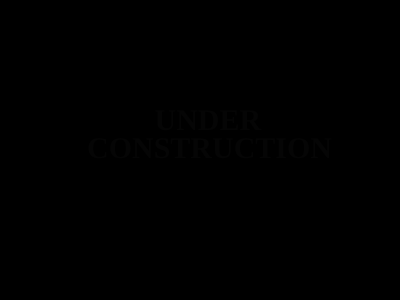
Frame 1 (no input)
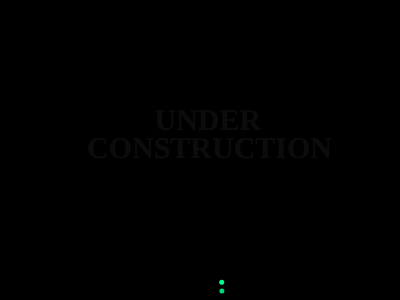
Frame 60 (no input)
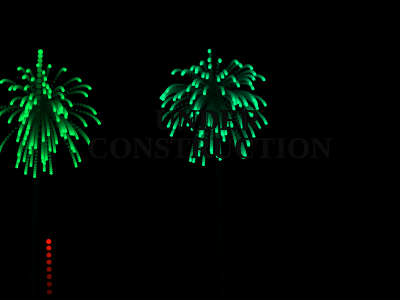
Frame 120 (the mouse pressed at the canvas centre since frame 60)

The p5.js sketch that drew these frames (run headless with seeded random() and noise() and a simulated clock; from frame 60 on, the mouse is pressed at the canvas centre):

// p5.js sketch
// ── sketch.js
var gravity;
var fireworks = [];

function setup() {
  createCanvas(400, 300);

  //c.parent('canvas');

  colorMode(HSB);
  gravity = createVector(0, 0.2);
  stroke(255);
  strokeWeight(4);
  background(0);
}

function draw() {
  colorMode(RGB);
  background(0, 0, 0, 40); //25
  //background(0);
  if (random(1) < 0.05 && fireworks.length < 8) {
    fireworks.push(new Rocket());
  }
  for (var i = fireworks.length - 1; i >= 0; i--) {
    fireworks[i].update();
    fireworks[i].draw();
    if (fireworks[i].done()) {
      fireworks.splice(i, 1);
    }
  }
  noStroke();
  fill(5, 5, 5);
  textSize(30);
  textFont('Consolas');
  textStyle(BOLD);
  text("   UNDER", 132, 130);
  text("CONSTRUCTION", 87, 158);

}

// ── particle.js
function Particle(x, y, hue, firework) {
  this.pos = createVector(x, y);
  this.firework = firework;
  this.lifespan = 255;
  this.hue = hue;

  if (this.firework) {
    this.vel = createVector(random(-0.4,0.4), random(-11, -8));
  } else {
    this.vel = p5.Vector.random2D();
    this.vel.mult(random(3, 11));
  }
  this.acc = createVector(0, 0);

  this.applyForce = function(force) {
    this.acc.add(force);
  }

  this.update = function() {
    if (!this.firework) {
      this.vel.mult(0.85);
      this.lifespan -= 2;
    }
    this.vel.add(this.acc);
    this.pos.add(this.vel);
    this.acc.mult(0);


  }

  this.done = function() {
    if (this.lifespan < -20) {
      return true;
    } else {
      return false;
    }
  }

  this.draw = function() {
    colorMode(HSB);
    if (!this.firework) {
      // strokeWeight(6);
      // stroke(this.hue, 15, 70, 0.1);
      // point(this.pos.x, this.pos.y);
      strokeWeight(3);
      stroke(this.hue, 255, 255, this.lifespan);
    } else {
      strokeWeight(5);
      stroke(this.hue, 255, 255);
    }
    point(this.pos.x, this.pos.y);
  }

}

// ── rocket.js
function Rocket() {

  this.hue = random(255);
  this.firework = new Particle(random(width-44)+22, height, this.hue, true);
  this.exploded = false;
  this.particles = [];

  this.done = function() {
    if (this.exploded && this.particles.length === 0) {
      return true;
    } else {
      return false;
    }
  }

  this.update = function() {
    if (!this.exploded) {
      this.firework.applyForce(gravity);
      this.firework.update();
      if (this.firework.vel.y >= 0) {
        this.exploded = true;
        this.explode();
      }
    }
    for (var i = this.particles.length - 1; i >= 0; i--) {
      this.particles[i].applyForce(gravity);
      this.particles[i].update();
      if (this.particles[i].done()) {
        this.particles.splice(i, 1);
      }
    }



  }

  this.explode = function() {
    for (var i = 0; i < 100; i++) {
      var p = new Particle(this.firework.pos.x, this.firework.pos.y, this.hue, false);
      this.particles.push(p);
    }
  }

  this.draw = function() {
    if (!this.exploded) {
      this.firework.draw();
    }
    for (var i = 0; i < this.particles.length; i++) {
      this.particles[i].draw();
    }

  }


}
